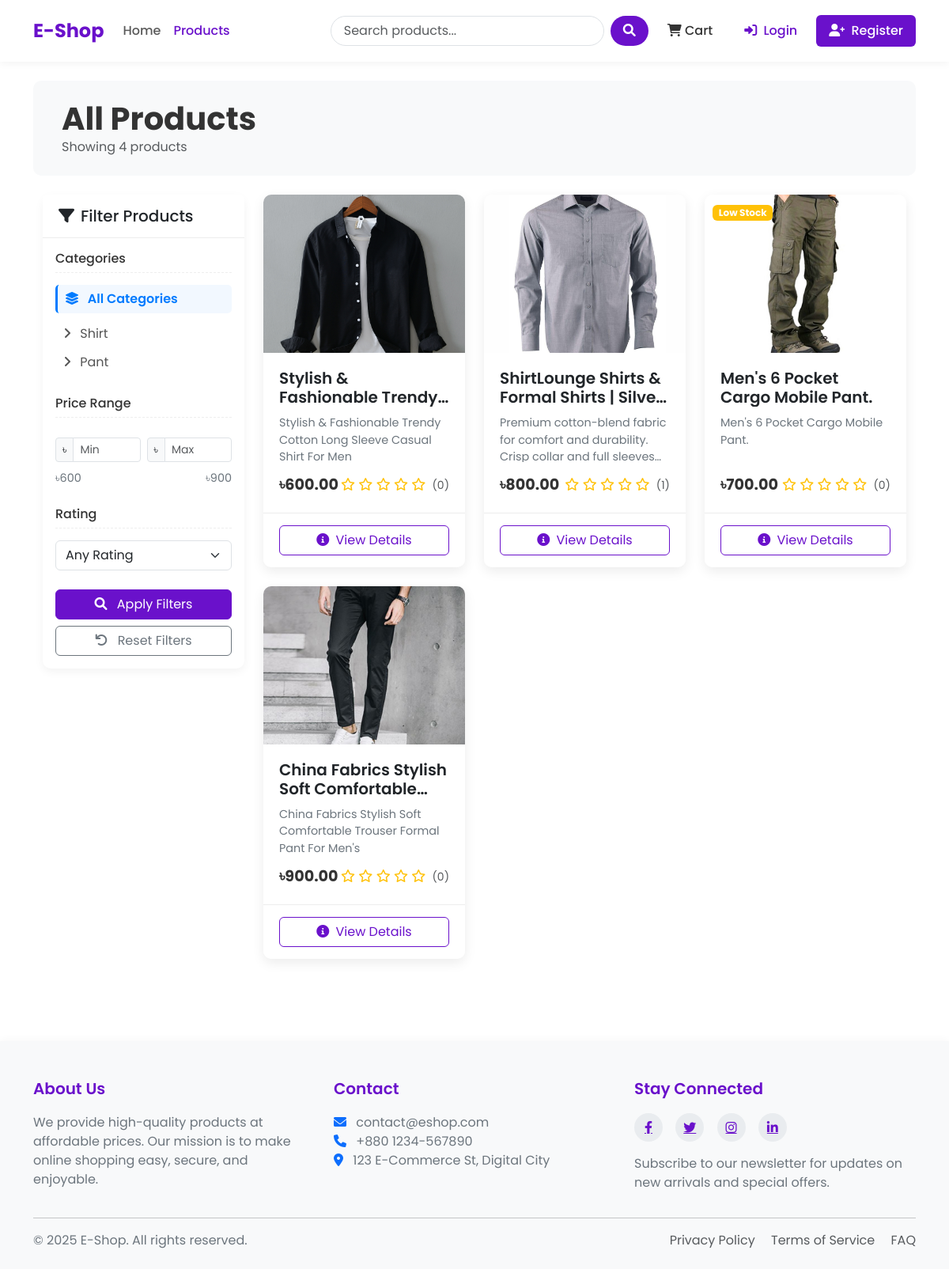
Screenshot of /products/ with the database file from the repository.
### shop/models.py (models this page shows, shortened)
class Category(models.Model):
    name = models.CharField(max_length=100)
    slug = models.SlugField(max_length=100, unique=True)
    description = models.TextField(blank= True)
    class Meta:
        verbose_name_plural = 'Categories'

class Product(models.Model):
    name = models.CharField(max_length=100)
    slug = models.SlugField(max_length=100, unique=True)
    category = models.ForeignKey(Category, on_delete=models.CASCADE, related_name ='products')
    description = models.TextField()
    price = models.DecimalField(max_digits=10, decimal_places=2)
    stock = models.PositiveIntegerField(default=1)
    available =  models.BooleanField(default=True)
    created_at = models.DateTimeField(auto_now_add=True)
    updated_at = models.DateTimeField(auto_now=True)
    image = models.ImageField(upload_to= 'products/%Y/%m/%d') # Product will save as (25-02-2025)

### shop/views.py (the view, shortened to what this page needs)
# urls.py: path('products/', views.product_list, name="product_list"),
def product_list(request, category_slug = None):
    category = None
    categories = models.Category.objects.all()
    products = models.Product.objects.all()
    if category_slug:
        category = get_object_or_404(models.Category, slug=category_slug)
        products = products.filter(category = category)
    min_price = products.aggregate(Min('price'))['price__min'] # For showing the min price in the html (filtering part)
    max_price = products.aggregate(Max('price'))['price__max'] # For showing the max price in the html (filtering part)
    if request.GET.get('min_price'):
        products = products.filter(price__gte= request.GET.get('min_price')) # gte = Greater then equal
    if request.GET.get('max_price'):
        products = products.filter(price__lte= request.GET.get('max_price')) # lte = less then equal
    context = {
        'products':products,
        'category':category,
        'categories':categories,
        'min_price':min_price,
        'max_price':max_price,
    }
    return render(request, 'shop/product_list.html', context)

### shop/context_processors.py (called while the page is built)
def cart_items_count(request):
    if request.user.is_authenticated:
        try:
            cart = Cart.objects.get(user = request.user)
            return {'cart_items_count': cart.get_total_item()}
        except Cart.DoesNotExist:
            return {'cart_items_count': 0}
    return {'cart_items_count': 0}

### templates/shop/product_list.html (shortened to what this page needs)
{% extends 'base.html' %}
{% block content %}
<div class="shop-header mb-4 p-4 bg-light">
    <div class="container-fluid">
        <div class="row align-items-center">
            <div class="col-md-6">
                <h1 class="shop-title">
                    {% if category %}{{ category.name }}{% else %}All Products{% endif %}
                </h1>
                <p class="text-muted mb-0">
                    Showing {{ products|length }} product{{ products|length|pluralize }}
                </p>
            </div>
        </div>
    </div>
</div>
<div class="container-fluid">
    <div class="row">
        <div class="col-lg-3 mb-4 filter-sidebar">
            <div class="filter-card card mb-4">
                <div class="card-header">
                    <h5 class="mb-0 d-flex align-items-center">
                        <i class="fas fa-filter me-2"></i> Filter Products
                    </h5>
                </div>
                <div class="card-body">
                    <form method="get">
                        <h6 class="filter-heading">Categories</h6>
                        <div class="mb-4">
                            <a href="{% url 'product_list' %}" class="filter-link {% if not category %}active{% endif %}">
                                <i class="fas fa-layer-group me-2"></i> All Categories
                            </a>
                            <div class="ms-2 mt-2">
                                {% for c in categories %}
                                <a href="{% url 'product_list_by_category' c.slug %}" class="filter-link {% if category.slug == c.slug %}active{% endif %}">
                                    <i class="fas fa-angle-right me-2"></i> {{ c.name }}
                                </a>
                                {% endfor %}
                            </div>
                        </div>
                        <h6 class="filter-heading">Price Range</h6>
                        <div class="mb-4">
                            <div class="price-slider-container">
                                <div class="row g-2 mb-2">
                                    <div class="col-6">
                                        <div class="input-group input-group-sm">
                                            <span class="input-group-text">৳</span>
                                            <input type="number" class="form-control" id="min_price" name="min_price"
                                                   value="{{ request.GET.min_price|default:'' }}" min="{{ min_price }}" max="{{ max_price }}" placeholder="Min">
                                        </div>
                                    </div>
                                    <div class="col-6">
                                        <div class="input-group input-group-sm">
                                            <span class="input-group-text">৳</span>
                                            <input type="number" class="form-control" id="max_price" name="max_price"
                                                   value="{{ request.GET.max_price|default:'' }}" min="{{ min_price }}" max="{{ max_price }}" placeholder="Max">
                                        </div>
                                    </div>
                                </div>
                                <div class="price-values">
                                    <span>৳{{ min_price }}</span>
                                    <span>৳{{ max_price }}</span>
                                </div>
                            </div>
                        </div>
                        <h6 class="filter-heading">Rating</h6>
                        <div class="mb-4">
                            <select class="form-select" name="rating">
                                <option value="">Any Rating</option>
                            </select>
                        </div>
                        <div class="d-grid gap-2">
                            <button type="submit" class="btn btn-primary">
                                <i class="fas fa-search me-2"></i> Apply Filters
                            </button>
                            <a href="{% url 'product_list' %}" class="btn btn-outline-secondary">
                                <i class="fas fa-undo me-2"></i> Reset Filters
                            </a>
                        </div>
                    </form>
                </div>
            </div>
        </div>
        <div class="col-lg-9">
            {% if products %}
            <div class="row row-cols-1 row-cols-md-2 row-cols-lg-3 g-4">
                {% for product in products %}
                <div class="col">
                    <div class="card h-100 product-card">
                        <div class="product-img-container">
                            {% if product.image %}
                            <img src="{{ product.image.url }}" class="product-img" alt="{{ product.name }}">
                            {% else %}
                            <div class="bg-light d-flex align-items-center justify-content-center h-100">
                                <i class="fas fa-image fa-3x text-muted"></i>
                            </div>
                            {% endif %}
                            {% if product.stock <= 5 and product.stock > 0 %}
                            <div class="product-badge">
                                <span class="badge bg-warning">Low Stock</span>
                            </div>
                            {% elif product.stock <= 0 %}
                            <div class="product-badge">
                                <span class="badge bg-danger">Out of Stock</span>
                            </div>
                            {% endif %}
                        </div>
                        <div class="card-body">
                            <h5 class="product-title">{{ product.name }}</h5>
                            <p class="product-desc">{{ product.description|truncatechars:100 }}</p>
                            <div class="d-flex justify-content-between align-items-center">
                                <span class="product-price">৳{{ product.price }}</span>
                                <div class="rating">
                                    {% for i in "12345" %}
                                    {% if forloop.counter <= product.average_rating %}
                                    <i class="fas fa-star"></i>
                                    {% else %}
                                    <i class="far fa-star"></i>
                                    {% endif %}
                                    {% endfor %}
                                    <span class="ms-1 text-muted small">({{ product.ratings.count }})</span>
                                </div>
                            </div>
                        </div>
                        <div class="card-footer">
                            <div class="d-grid">
                                <a href="{% url 'product_detail' product.slug %}" class="btn btn-outline-primary btn-add-cart">
                                    <i class="fas fa-info-circle me-1"></i> View Details
                                </a>
                            </div>
                        </div>
                    </div>
                </div>
                {% endfor %}
            </div>
            {% endif %}
        </div>
    </div>
</div>
{% endblock %}

### templates/shop/product_list.html (style rules this page uses)
.filter-card { border: none; box-shadow: 0 4px 12px rgba(0,0,0,0.05); border-radius: 10px; position: sticky; top: 20px; }
.filter-card .card-header { background-color: #fff; border-bottom: 1px solid rgba(0,0,0,0.07); padding: 15px 20px; }
.filter-heading { color: #333; font-size: 1rem; margin-bottom: 15px; border-bottom: 1px dashed #eee; padding-bottom: 8px; }
.filter-link { color: #555; text-decoration: none; transition: all 0.2s; display: block; padding: 6px 3px; border-radius: 5px; }
.filter-link.active { color: #007bff; font-weight: 600; border-left: 3px solid #007bff; padding-left: 10px; background-color: rgba(0,123,255,0.05); }
.product-card { border: none; box-shadow: 0 5px 15px rgba(0,0,0,0.07); border-radius: 10px; overflow: hidden; transition: all 0.3s ease; }
.product-img-container { position: relative; overflow: hidden; height: 200px; }
.product-img { width: 100%; height: 100%; object-fit: cover; transition: transform 0.5s ease; }
.product-badge { position: absolute; top: 10px; left: 10px; z-index: 2; }
.product-card .card-body { padding: 20px; }
.product-title { font-weight: 600; margin-bottom: 10px; height: 48px; overflow: hidden; display: -webkit-box; -webkit-line-clamp: 2; -webkit-box-orient: vertical; }
.product-desc { color: #6c757d; font-size: 0.9rem; margin-bottom: 15px; height: 60px; overflow: hidden; display: -webkit-box; -webkit-line-clamp: 3; -webkit-box-orient: vertical; }
.product-price { font-weight: 700; color: #333; font-size: 1.2rem; }
.rating { color: #ffc107; }
.product-card .card-footer { background-color: #fff; border-top: 1px solid rgba(0,0,0,0.07); padding: 15px 20px; }
.btn-add-cart { transition: all 0.3s ease; }
.shop-header { background-color: #f8f9fa; padding: 30px 0; margin-bottom: 30px; border-radius: 10px; }
.shop-title { font-weight: 700; color: #333; margin-bottom: 0; }
.price-slider-container { margin-top: 25px; }
.price-values { display: flex; justify-content: space-between; margin-top: 10px; color: #6c757d; font-size: 0.9rem; }

### templates/base.html (style rules this page uses)
:root { --primary-color: #6a11cb; --primary-dark: #5a0cb8; --primary-light: #7c4ddb; --secondary-color: #2575fc; --text-color: #333333; --text-light: #6c757d; --bg-light: #f8f9fa; --border-radius: 10px; --box-shadow: 0 5px 15px rgba(0,0,0,0.08); }
body { font-family: 'Poppins', sans-serif; color: var(--text-color); display: flex; flex-direction: column; min-height: 100vh; }
.product-card { border: none; border-radius: var(--border-radius); overflow: hidden; transition: transform 0.3s, box-shadow 0.3s; box-shadow: var(--box-shadow); }
.rating { color: #ffc107; }
.btn-primary { background-color: var(--primary-color); border-color: var(--primary-color); }
.btn-outline-primary { border-color: var(--primary-color); color: var(--primary-color); }

### rows the page displays
Category: name "Shirt"
Category: name "Pant"
Product: image (picture), name "Stylish & Fashionable…", description "Stylish & Fashionable Trendy Cotton Long Sleeve Casual Shirt For Men", price "600.00", ratings.count "0"
Product: image (picture), name "ShirtLounge Shirts & Formal Shirts |…", description "Premium cotton-blend fabric for comfort and durability. Crisp collar and full…", price "800.00", ratings.count "1"
Product: image (picture), stock "Low Stock", name "Men's 6 Pocket Cargo Mobile Pant.", description "Men's 6 Pocket Cargo Mobile Pant.", price "700.00", ratings.count "0"
Product: image (picture), name "China Fabrics Stylish Soft…", description "China Fabrics Stylish Soft Comfortable Trouser Formal Pant For Men's", price "900.00", ratings.count "0"

### other values shown
{{ products|length }} "4"
{{ min_price }} "600"
{{ max_price }} "900"
